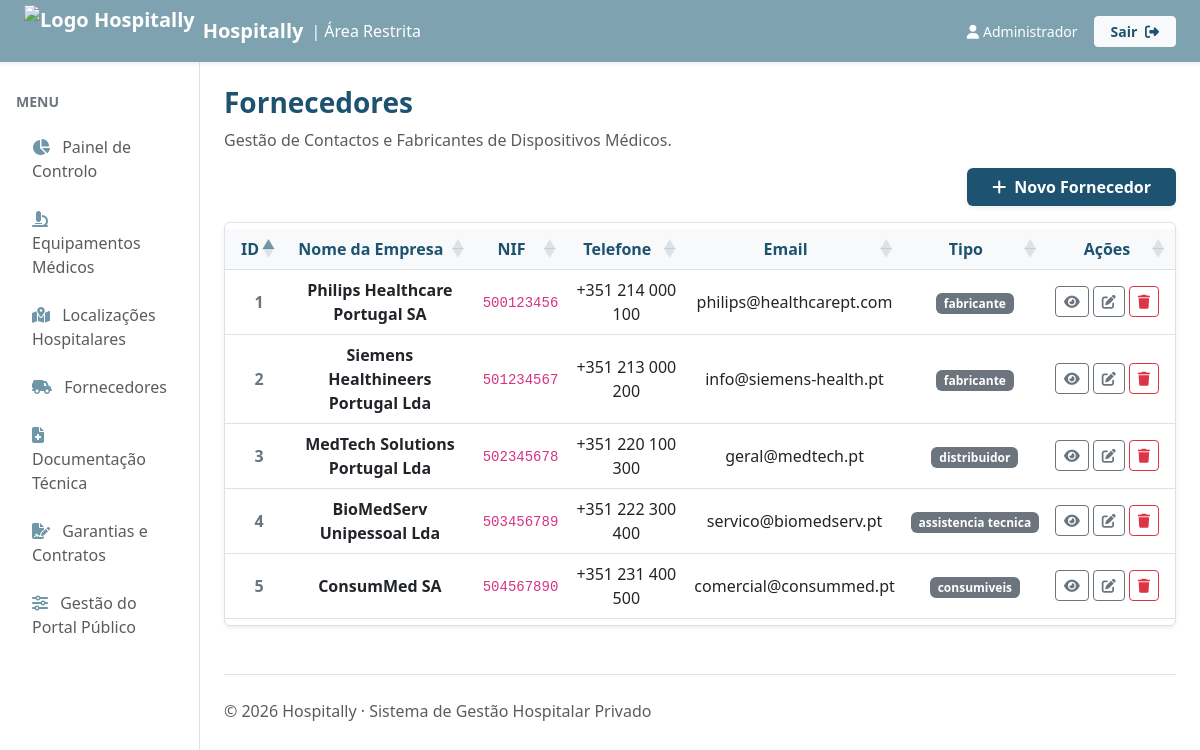
Page /private/fornecedores.php (signed in) on the committed database.
### tables this page shows
CREATE TABLE IF NOT EXISTS `Fornecedor` (
  `codFornecedor` int NOT NULL AUTO_INCREMENT,
  `nomeEmpresa` varchar(150) NOT NULL,
  `NIF` varchar(20) NOT NULL,
  `contactoTelefonico` varchar(20),
  `email` varchar(100),
  `morada` varchar(200),
  `website` varchar(150),
  `pessoaContacto` varchar(100),
  `telefonePessoaContacto` varchar(20),
  `tipoFornecedor` varchar(50) NOT NULL,
  `observacoes` text,
  CONSTRAINT `pk_Fornecedor` PRIMARY KEY (`codFornecedor`),
  CONSTRAINT `uq_Fornecedor_NIF` UNIQUE (`NIF`),
  CONSTRAINT `ck_Fornecedor_tipoFornecedor` CHECK (`tipoFornecedor` IN ('fabricante', 'distribuidor', 'assistencia tecnica', 'consumiveis'))
);

### private/includes/funcoes.php (called while the page is built, shortened)
<?php
function aes_encrypt($value)
{
    $encrypted = openssl_encrypt($value, OPENSSL_METHOD, OPENSSL_KEY, OPENSSL_RAW_DATA, OPENSSL_IV);
    return bin2hex($encrypted);
}

### private/fornecedores.php (the view, shortened to what this page needs)
<?php
require_once __DIR__ . '/includes/funcoes.php';
$dsn = "mysql:host=" . MYSQL_HOST . ";port=" . MYSQL_PORT . ";dbname=" . MYSQL_DATABASE . ";charset=utf8";
try {
    $ligacao = new PDO($dsn, MYSQL_USERNAME, MYSQL_PASSWORD);
    $ligacao->setAttribute(PDO::ATTR_ERRMODE, PDO::ERRMODE_EXCEPTION);
    $resultados = $ligacao->query("SELECT * FROM Fornecedor ORDER BY nomeEmpresa")->fetchAll(PDO::FETCH_OBJ);
    $erro = '';
} catch (PDOException $err) {
    $erro = "Aconteceu um erro na ligação à base de dados.";
    $resultados = [];
}
include 'includes/header.php';
include 'includes/nav.php';
?>
<div class="container-fluid">
    <div class="row">
        <?php include 'includes/sidebar.php'; ?>
        <main class="col-md-9 ms-sm-auto col-lg-10 px-md-4 pt-4">
            <h1 class="h3 fw-bold" style="color: #1d5370;">Fornecedores</h1>
            <p class="text-muted">Gestão de Contactos e Fabricantes de Dispositivos Médicos.</p>
            <div class="d-flex justify-content-end mb-3">
                <button class="btn text-white fw-bold px-4 shadow-sm" style="background-color: #1d5370;"
                        data-bs-toggle="modal" data-bs-target="#modalFornecedor">
                    <i class="fa-solid fa-plus me-2"></i>Novo Fornecedor
                </button>
            </div>
            <div class="table-responsive bg-white rounded shadow-sm border">
                <?php if (!empty($erro)) : ?>
                    <p class="text-center text-danger p-4"><?= $erro ?></p>
                <?php elseif (count($resultados) == 0) : ?>
                    <p class="text-muted p-4">Não existem fornecedores registados.</p>
                <?php else : ?>
                    <table class="table table-hover align-middle mb-0" id="tabelaFornecedores">
                        <thead class="table-light">
                            <tr>
                                <th class="text-center ps-3" style="color: #1d5370;">ID</th>
                                <th class="text-center" style="color: #1d5370;">Nome da Empresa</th>
                                <th class="text-center" style="color: #1d5370;">NIF</th>
                                <th class="text-center" style="color: #1d5370;">Telefone</th>
                                <th class="text-center" style="color: #1d5370;">Email</th>
                                <th class="text-center" style="color: #1d5370;">Tipo</th>
                                <th class="text-center pe-3" style="color: #1d5370;">Ações</th>
                            </tr>
                        </thead>
                        <tbody>
                            <?php foreach ($resultados as $forn) : ?>
                            <tr>
                                <td class="text-center ps-3 fw-bold text-secondary"><?= $forn->codFornecedor ?></td>
                                <td class="text-center fw-bold text-dark"><?= htmlspecialchars($forn->nomeEmpresa) ?></td>
                                <td class="text-center"><code><?= htmlspecialchars($forn->NIF) ?></code></td>
                                <td class="text-center"><?= htmlspecialchars($forn->contactoTelefonico ?? '-') ?></td>
                                <td class="text-center"><?= htmlspecialchars($forn->email ?? '-') ?></td>
                                <td class="text-center">
                                    <span class="badge bg-secondary"><?= htmlspecialchars($forn->tipoFornecedor) ?></span>
                                </td>
                                <td class="text-center pe-3">
                                    <div class="d-flex justify-content-center align-items-center">
                                        <a href="fornecedores.php?ver=<?= aes_encrypt($forn->codFornecedor) ?>"
                                           class="btn btn-sm btn-outline-secondary me-1" title="Consultar">
                                            <i class="fa-solid fa-eye"></i>
                                        </a>
                                        <a href="fornecedores.php?editar=<?= aes_encrypt($forn->codFornecedor) ?>"
                                           class="btn btn-sm btn-outline-secondary me-1" title="Editar">
                                            <i class="fa-solid fa-pen-to-square"></i>
                                        </a>
                                        <a href="fornecedores.php?remover=<?= aes_encrypt($forn->codFornecedor) ?>"
                                           class="btn btn-sm btn-outline-danger" title="Remover">
                                            <i class="fa-solid fa-trash"></i>
                                        </a>
                                    </div>
                                </td>
                            </tr>
                            <?php endforeach; ?>
                        </tbody>
                    </table>
                <?php endif; ?>
            </div>
            <footer class="pt-4 mt-5 text-muted border-top">
                &copy; 2026 Hospitally &middot; Sistema de Gestão Hospitalar Privado
            </footer>
        </main>
    </div>
</div>
<?php include 'includes/footer.php'; ?>

### rows in the picture
fornecedor: codFornecedor "4", nomeEmpresa "BioMedServ Unipessoal Lda", NIF "503456789", contactoTelefonico "+351 222 300 400", email "servico@biomedserv.pt", tipoFornecedor "assistencia tecnica"
fornecedor: codFornecedor "5", nomeEmpresa "ConsumMed SA", NIF "504567890", contactoTelefonico "+351 231 400 500", email "comercial@consummed.pt", tipoFornecedor "consumiveis"
fornecedor: codFornecedor "3", nomeEmpresa "MedTech Solutions Portugal Lda", NIF "502345678", contactoTelefonico "+351 220 100 300", email "geral@medtech.pt", tipoFornecedor "distribuidor"
fornecedor: codFornecedor "1", nomeEmpresa "Philips Healthcare Portugal SA", NIF "500123456", contactoTelefonico "+351 214 000 100", email "philips@healthcarept.com", tipoFornecedor "fabricante"
fornecedor: codFornecedor "2", nomeEmpresa "Siemens Healthineers Portugal Lda", NIF "501234567", contactoTelefonico "+351 213 000 200", email "info@siemens-health.pt", tipoFornecedor "fabricante"

### other values in the picture
APP_NAME "Hospitally"
$nome "Administrador"
